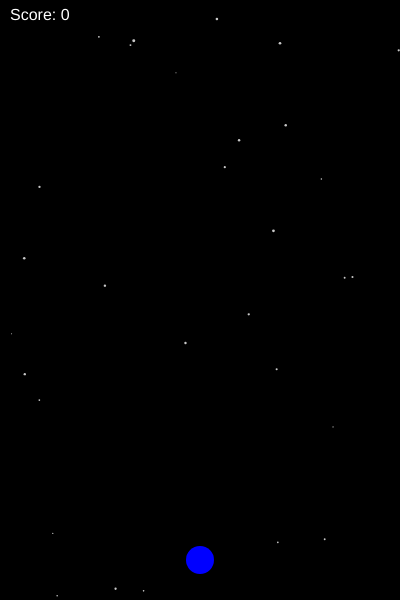
Frame 1 (no input)
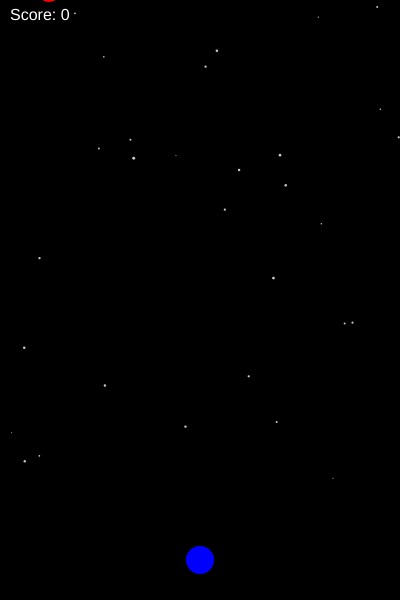
Frame 60 (no input)
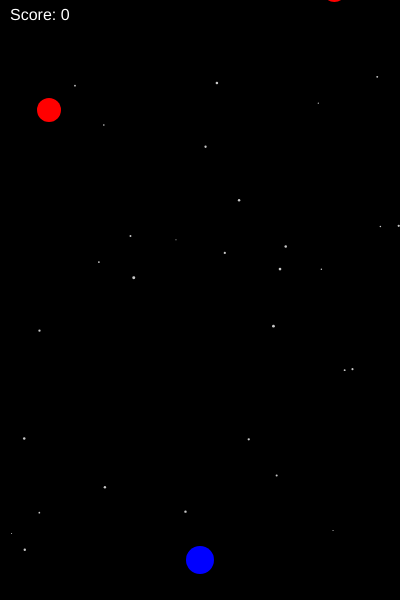
Frame 120 (the mouse pressed at the canvas centre since frame 60)

The p5.js sketch that drew these frames (run headless with seeded random() and noise() and a simulated clock; from frame 60 on, the mouse is pressed at the canvas centre):

// p5.js sketch
// ── sketch.js
let canvasW=400,canvasH=600;let player={x:canvasW/2,y:canvasH-40,r:14,speed:5};let bullets=[];let enemies=[];let particles=[];let stars=[];let score=0;let gameOver=false;let shootCooldown=0;const SHOOT_COOLDOWN_MAX=10;function setup(){createCanvas(canvasW,canvasH);for(let i=0;i<30;i++){stars.push({x:random(0,canvasW),y:random(0,canvasH),r:random(1,3),vy:random(0.5,2)})}textFont('sans-serif');textSize(16);fill(255)}function draw(){background(0);for(let i=0;i<stars.length;i++){let s=stars[i];s.y+=s.vy;if(s.y>canvasH){s.y=0;s.x=random(0,canvasW)}fill(200);noStroke();circle(s.x,s.y,s.r)}if(!gameOver){if(keyIsDown(LEFT_ARROW)){player.x-=player.speed}if(keyIsDown(RIGHT_ARROW)){player.x+=player.speed}player.x=constrain(player.x,player.r,canvasW-player.r);if(shootCooldown>0){shootCooldown--}if(keyIsDown(32)&&shootCooldown<=0){bullets.push({x:player.x,y:player.y-player.r,r:4,vy:-8});shootCooldown=SHOOT_COOLDOWN_MAX}if(frameCount%60===0){enemies.push({x:random(12,canvasW-12),y:-12,r:12,vy:2})}for(let i=bullets.length-1;i>=0;i--){let b=bullets[i];b.y+=b.vy;if(b.y<-b.r){bullets.splice(i,1);continue}fill(255);noStroke();circle(b.x,b.y,b.r*2)}for(let i=enemies.length-1;i>=0;i--){let e=enemies[i];e.y+=e.vy;if(dist(e.x,e.y,player.x,player.y)<=e.r+player.r){gameOver=true}let hit=false;for(let j=bullets.length-1;j>=0;j--){let b=bullets[j];if(dist(e.x,e.y,b.x,b.y)<=e.r+b.r){for(let k=0;k<5;k++){let angle=random(0,PI*2);let speed=random(1,4);particles.push({x:e.x,y:e.y,vx:cos(angle)*speed,vy:sin(angle)*speed,r:3,life:20})}bullets.splice(j,1);enemies.splice(i,1);score++;hit=true;break}}if(hit)continue;if(e.y>canvasH+e.r){enemies.splice(i,1);continue}fill(255,0,0);noStroke();circle(e.x,e.y,e.r*2)}for(let i=particles.length-1;i>=0;i--){let p=particles[i];p.x+=p.vx;p.y+=p.vy;p.life--;if(p.life<=0){particles.splice(i,1);continue}fill(255,150,0,map(p.life,0,20,0,255));noStroke();circle(p.x,p.y,p.r*2)}fill(0,0,255);noStroke();circle(player.x,player.y,player.r*2);fill(255);textSize(16);text('Score: '+score,10,20)}else{fill(255);textSize(16);text('Score: '+score,10,20);fill(0,0,0,150);rect(0,0,canvasW,canvasH);fill(255);textSize(32);textAlign(CENTER,CENTER);text('Game Over',canvasW/2,canvasH/2);textSize(16);textAlign(LEFT,BASELINE)}}
